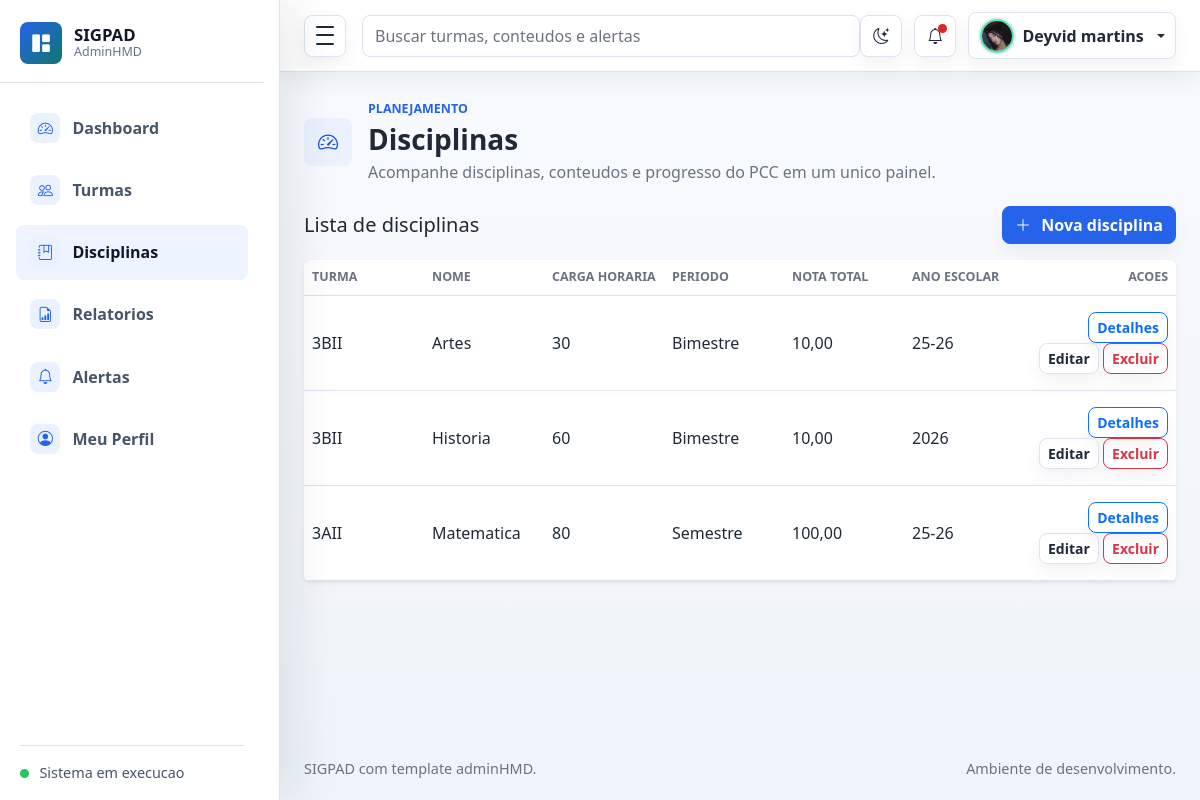
/disciplinas/ (signed in), run on the app's committed database.
### planejamento/models.py (models this page shows, shortened)
class PerfilUsuario(models.Model):
    usuario = models.OneToOneField(User, verbose_name='usuario', on_delete=models.CASCADE)
    foto = models.ImageField('foto', upload_to='usuarios/fotos/', blank=True, null=True)
    created_at = models.DateTimeField('criado em', auto_now_add=True)
    class Meta:
        verbose_name = 'Perfil de usuario'
        verbose_name_plural = 'Perfis de usuarios'
        ordering = ['usuario__username']

class Disciplina(models.Model):
    TIPO_PERIODO_CHOICES = TIPO_PERIODO_CHOICES
    turma = models.ForeignKey(
        Turma,
        verbose_name='turma',
        on_delete=models.CASCADE,
        related_name='disciplinas',
        null=True,
        blank=True,
    )
    professor = models.ForeignKey(User, verbose_name='professor', on_delete=models.CASCADE, null=True, blank=True)
    nome = models.CharField('nome', max_length=120)
    descricao = models.TextField('descricao', blank=True)
    carga_horaria = models.PositiveIntegerField('carga horaria')
    tipo_periodo = models.CharField(
        'tipo de periodo',
        max_length=20,
        choices=TIPO_PERIODO_CHOICES,
        default='BIMESTRE',
    )
    quantidade_aulas = models.PositiveIntegerField('quantidade de aulas', default=0)
    nota_total = models.DecimalField('nota total por periodo', max_digits=5, decimal_places=2, default=10)
    media_aprovacao = models.DecimalField('media de aprovacao', max_digits=5, decimal_places=2, default=6)
    ano_escolar = models.CharField('ano escolar', max_length=50)
    created_at = models.DateTimeField('criado em', auto_now_add=True)
    class Meta:
        verbose_name = 'Disciplina'
        verbose_name_plural = 'Disciplinas'
        ordering = ['nome']

class Turma(models.Model):
    TURNO_CHOICES = [
        ('MATUTINO', 'Matutino'),
        ('VESPERTINO', 'Vespertino'),
        ('NOTURNO', 'Noturno'),
        ('INTEGRAL', 'Integral'),
    ]
    professor = models.ForeignKey(User, verbose_name='professor', on_delete=models.CASCADE)
    nome = models.CharField('nome', max_length=100)
    ano_letivo = models.PositiveIntegerField('ano letivo')
    turno = models.CharField('turno', max_length=20, choices=TURNO_CHOICES)
    descricao = models.TextField('descricao', blank=True, null=True)
    created_at = models.DateTimeField('criado em', auto_now_add=True)
    class Meta:
        verbose_name = 'Turma'
        verbose_name_plural = 'Turmas'
        ordering = ['-ano_letivo', 'nome']

### planejamento/views.py (the view)
# urls.py: path('disciplinas/', views.disciplina_lista, name='disciplina_lista'),
@login_required
def disciplina_lista(request):
    disciplinas = Disciplina.objects.filter(professor=request.user).select_related('turma')
    return render(request, 'disciplinas/lista.html', {'disciplinas': disciplinas})

### planejamento/context_processors.py (called while the page is built)
def perfil_usuario_logado(request):
    if not request.user.is_authenticated:
        return {'perfil_usuario_logado': None}
    perfil, _ = PerfilUsuario.objects.get_or_create(usuario=request.user)
    alertas = Alerta.objects.filter(usuario=request.user, lido=False)
    return {
        'perfil_usuario_logado': perfil,
        'alertas_nao_lidos_navbar': alertas.count(),
        'alertas_navbar': alertas_gerais_usuario(request.user),
    }

### planejamento/models.py (called while the page is built)
    def get_badge_class(self):
        classes = {
            'INICIO': 'text-bg-primary',
            'ATRASO': 'text-bg-danger',
            'SISTEMA': 'text-bg-warning',
        }
        if self.lido:
            return 'text-bg-secondary'
        return classes.get(self.tipo, 'text-bg-secondary')

    def get_icon_class(self):
        icons = {
            'INICIO': 'bi bi-play-circle',
            'ATRASO': 'bi bi-exclamation-triangle',
            'SISTEMA': 'bi bi-info-circle',
        }
        return icons.get(self.tipo, 'bi bi-bell')

### planejamento/utils.py (called while the page is built)
def _titulo_alerta_geral(turma_nome, tipo):
    titulos = {
        'ATRASO': f'Turma {turma_nome} possui atividade atrasada.',
        'INICIO': f'Turma {turma_nome} possui atividade iniciando em breve.',
        'SISTEMA': f'Turma {turma_nome} possui alerta pendente.',
    }
    return titulos.get(tipo, f'Turma {turma_nome} possui alerta.')

### templates/disciplinas/lista.html (shortened to what this page needs)
{% extends 'base.html' %}
{% block page_title %}{% if turma %}Disciplinas - {{ turma.nome }}{% else %}Disciplinas{% endif %}{% endblock %}
{% block content %}
<div class="d-flex justify-content-between align-items-center mb-3">
    <h2 class="h5 mb-0">Lista de disciplinas</h2>
    {% if turma %}
        <a href="{% url 'turma_disciplina_criar' turma.id %}" class="btn btn-primary"><i class="bi bi-plus-lg me-1"></i>Nova disciplina</a>
    {% else %}
        <a href="{% url 'disciplina_criar' %}" class="btn btn-primary"><i class="bi bi-plus-lg me-1"></i>Nova disciplina</a>
    {% endif %}
</div>
<div class="card border-0 shadow-sm">
    <div class="table-responsive">
        <table class="table table-hover align-middle mb-0">
            <thead>
                <tr>
                    <th>Turma</th>
                    <th>Nome</th>
                    <th>Carga horaria</th>
                    <th>Periodo</th>
                    <th>Nota total</th>
                    <th>Ano escolar</th>
                    <th class="text-end">Acoes</th>
                </tr>
            </thead>
            <tbody>
                {% for disciplina in disciplinas %}
                    <tr>
                        <td>{{ disciplina.turma.nome|default:'-' }}</td>
                        <td>{{ disciplina.nome }}</td>
                        <td>{{ disciplina.carga_horaria }}</td>
                        <td>{{ disciplina.get_tipo_periodo_display }}</td>
                        <td>{{ disciplina.nota_total }}</td>
                        <td>{{ disciplina.ano_escolar }}</td>
                        <td class="text-end">
                            <a href="{% url 'disciplina_detalhes' disciplina.id %}" class="btn btn-sm btn-outline-primary">Detalhes</a>
                            <a href="{% url 'disciplina_editar' disciplina.id %}" class="btn btn-sm btn-outline-secondary">Editar</a>
                            <a href="{% url 'disciplina_deletar' disciplina.id %}" class="btn btn-sm btn-outline-danger">Excluir</a>
                        </td>
                    </tr>
                {% empty %}
                    <tr>
                        <td colspan="7" class="text-center text-muted py-4">Nenhuma disciplina cadastrada.</td>
                    </tr>
                {% endfor %}
            </tbody>
        </table>
    </div>
</div>
{% endblock %}

### templates/base.html (shortened to what this page needs)
{% load static %}
<!doctype html>
<html lang="pt-br">
<head>
    <link rel="stylesheet" href="{% static 'assets/css/bootstrap.min.css' %}">
    <link rel="stylesheet" href="{% static 'assets/vendors/bootstrap-icons/bootstrap-icons.css' %}">
    <link rel="stylesheet" href="{% static 'assets/css/style.css' %}">
</head>
<body>
    <div class="admin-shell">
        <aside class="admin-sidebar" id="adminSidebar" aria-label="Navegacao principal">
            <div class="sidebar-header">
                <a class="brand-mark" href="{% url 'dashboard' %}" aria-label="SIGPAD dashboard">
                    <span class="brand-icon"><i class="bi bi-grid-1x2-fill" aria-hidden="true"></i></span>
                    <span class="brand-copy">
                        <span class="brand-title">SIGPAD</span>
                        <span class="brand-subtitle">AdminHMD</span>
                    </span>
                </a>
            </div>
            <nav class="sidebar-nav">
                <a class="nav-link {% if request.resolver_match.url_name == 'dashboard' %}active{% endif %}" href="{% url 'dashboard' %}" {% if request.resolver_match.url_name == 'dashboard' %}aria-current="page"{% endif %}>
                    <span class="nav-icon"><i class="bi bi-speedometer2" aria-hidden="true"></i></span>
                    <span class="nav-text">Dashboard</span>
                </a>
                <a class="nav-link {% if 'turma' in request.resolver_match.url_name %}active{% endif %}" href="{% url 'turma_lista' %}">
                    <span class="nav-icon"><i class="bi bi-people" aria-hidden="true"></i></span>
                    <span class="nav-text">Turmas</span>
                </a>
                <a class="nav-link {% if 'disciplina' in request.resolver_match.url_name %}active{% endif %}" href="{% url 'disciplina_lista' %}">
                    <span class="nav-icon"><i class="bi bi-journal-bookmark" aria-hidden="true"></i></span>
                    <span class="nav-text">Disciplinas</span>
                </a>
                <a class="nav-link {% if 'relatorio' in request.resolver_match.url_name or 'exportar' in request.resolver_match.url_name %}active{% endif %}" href="{% url 'relatorio_lista' %}">
                    <span class="nav-icon"><i class="bi bi-file-earmark-bar-graph" aria-hidden="true"></i></span>
                    <span class="nav-text">Relatorios</span>
                </a>
                <a class="nav-link {% if 'alerta' in request.resolver_match.url_name %}active{% endif %}" href="{% url 'alerta_lista' %}">
                    <span class="nav-icon"><i class="bi bi-bell" aria-hidden="true"></i></span>
                    <span class="nav-text">Alertas</span>
                </a>
                <a class="nav-link " href="{% url 'perfil_usuario' %}">
                    <span class="nav-icon"><i class="bi bi-person-circle" aria-hidden="true"></i></span>
                    <span class="nav-text">Meu Perfil</span>
                </a>
            </nav>
            <div class="sidebar-footer">
                <span class="status-dot"></span>
                <span class="sidebar-footer-text">Sistema em execucao</span>
            </div>
        </aside>
        <div class="admin-main">
            <nav class="navbar admin-navbar navbar-expand bg-white">
                <div class="container-fluid px-3 px-lg-4">
                    <button class="sidebar-toggle" type="button" data-sidebar-toggle aria-controls="adminSidebar" aria-expanded="true" aria-label="Alternar menu">
                        <span></span>
                        <span></span>
                        <span></span>
                    </button>
                    <form class="d-none d-md-flex ms-3 flex-grow-1" role="search">
                        <input class="form-control search-input" type="search" placeholder="Buscar turmas, conteudos e alertas" aria-label="Buscar">
                    </form>
                    <div class="navbar-actions ms-auto">
                        <button class="icon-button theme-toggle" type="button" data-theme-toggle aria-label="Alternar tema" title="Alternar tema">
                            <i class="bi bi-moon-stars" data-theme-icon aria-hidden="true"></i>
                        </button>
                        <div class="dropdown">
                            <button class="icon-button" type="button" data-bs-toggle="dropdown" aria-expanded="false" aria-label="Notificacoes">
                                {% if alertas_nao_lidos_navbar %}
                                    <span class="notification-dot"></span>
                                {% endif %}
                                <i class="bi bi-bell" aria-hidden="true"></i>
                            </button>
                        </div>
                        <div class="dropdown">
                            <button class="profile-button dropdown-toggle" type="button" data-bs-toggle="dropdown" aria-expanded="false">
                                {% if request.user.is_authenticated and perfil_usuario_logado.foto %}
                                    <img class="avatar-img avatar-sm rounded-circle" src="{{ perfil_usuario_logado.foto.url }}" alt="Foto do usuario">
                                {% else %}
                                    <img class="avatar-img avatar-sm rounded-circle" src="{% static 'assets/images/avatar/avatar.jpg' %}" alt="Foto padrao">
                                {% endif %}
                                <span class="profile-name d-none d-sm-inline">{% if request.user.is_authenticated %}{{ request.user.get_full_name|default:request.user.username }}{% else %}Entrar{% endif %}</span>
                            </button>
                        </div>
                    </div>
                </div>
            </nav>
            <main class="dashboard-content">
                <div class="container-fluid px-3 px-lg-4 py-4">
                    <div class="page-heading">
                        <div class="page-heading-copy">
                            <span class="page-icon">{% block page_icon %}<i class="bi bi-speedometer2" aria-hidden="true"></i>{% endblock %}</span>
                            <div>
                                <p class="eyebrow mb-1">{% block page_eyebrow %}Planejamento{% endblock %}</p>
                                <h1 class="h3 mb-1">{% block page_title %}Dashboard{% endblock %}</h1>
                                <p class="text-muted mb-0">{% block page_subtitle %}Acompanhe disciplinas, conteudos e progresso do PCC em um unico painel.{% endblock %}</p>
                            </div>
                        </div>
                    </div>
                    {% block content %}{% endblock %}
                </div>
            </main>
            <footer class="admin-footer">
                <div class="container-fluid px-3 px-lg-4">
                    <span>SIGPAD com template adminHMD.</span>
                    <span>Ambiente de desenvolvimento.</span>
                </div>
            </footer>
        </div>
    </div>
</body>
</html>

### data on the page
PerfilUsuario: foto (picture)
Disciplina: turma.nome "3BII", nome "Artes", carga_horaria "30", tipo_periodo "Bimestre", nota_total "10,00", ano_escolar "25-26"
Disciplina: turma.nome "3BII", nome "Historia", carga_horaria "60", tipo_periodo "Bimestre", nota_total "10,00", ano_escolar "2026"
Disciplina: turma.nome "3AII", nome "Matematica", carga_horaria "80", tipo_periodo "Semestre", nota_total "100,00", ano_escolar "25-26"

### other printed values
{{ request.user.get_full_name|default:request.user.username }} "Deyvid martins"
